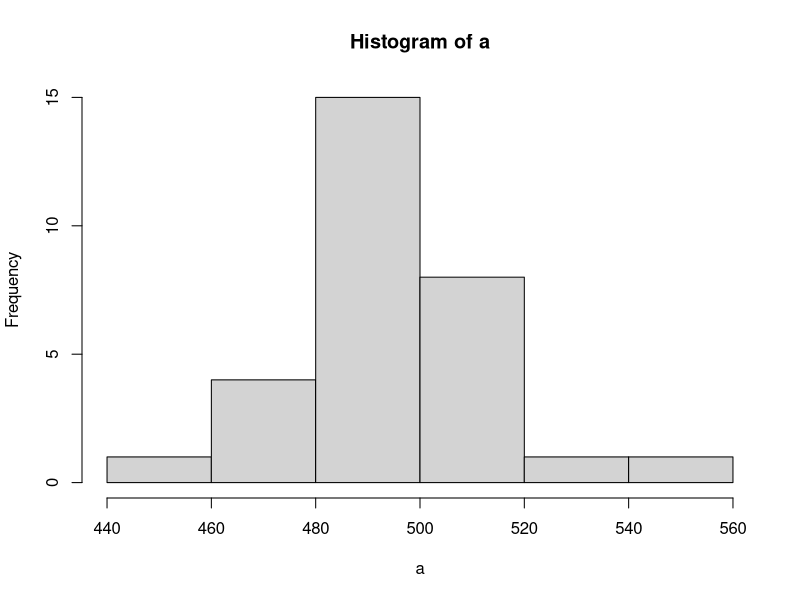
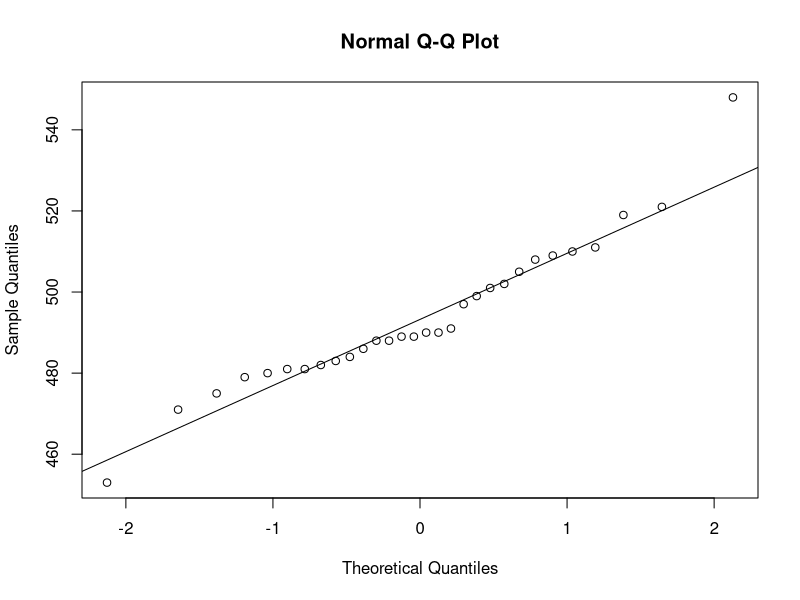
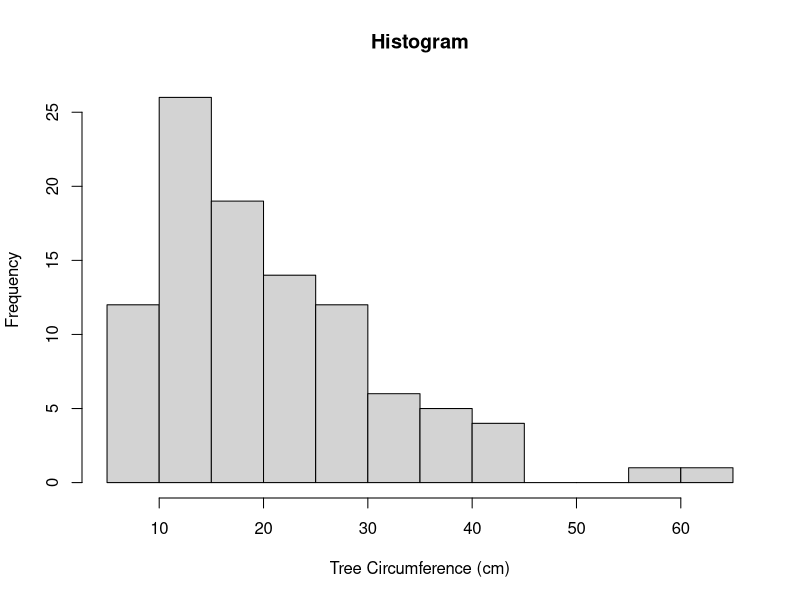
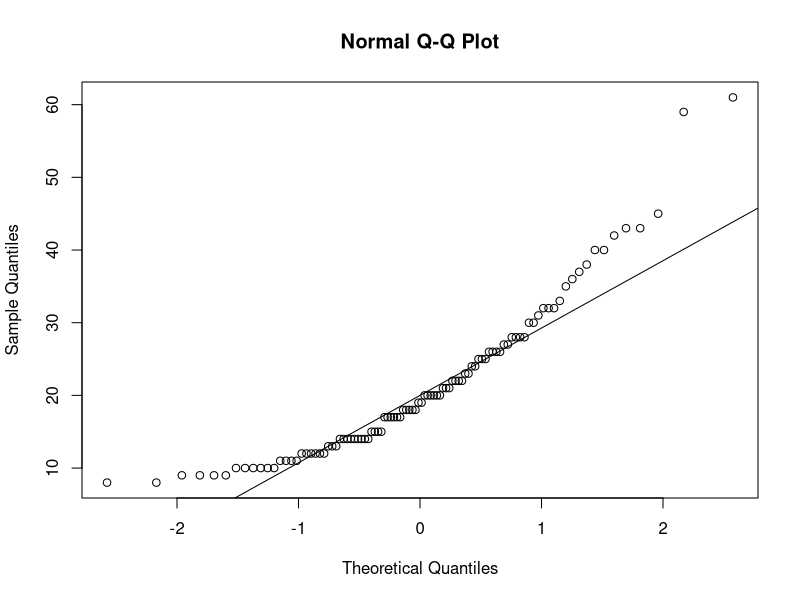
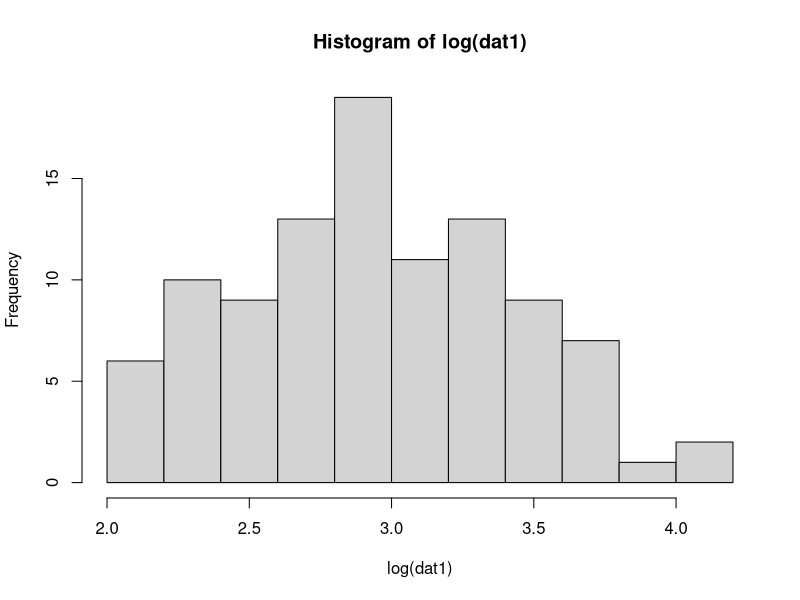
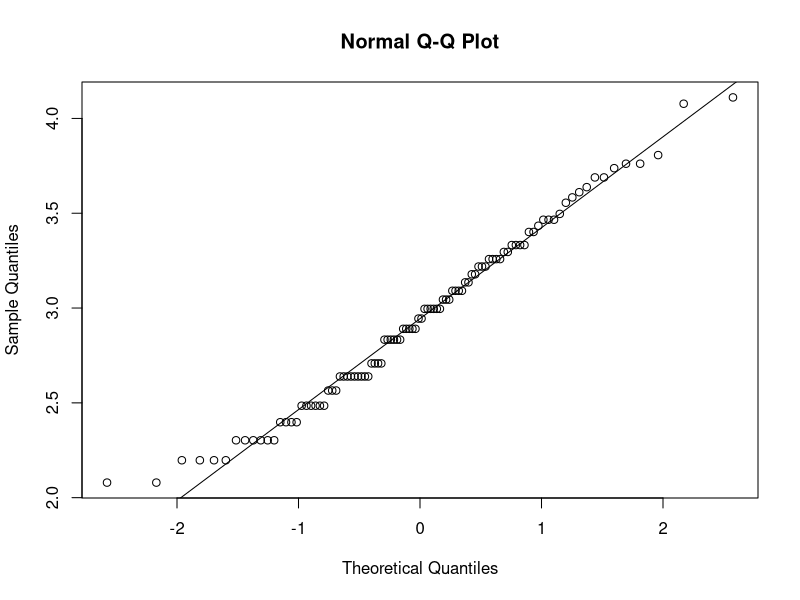
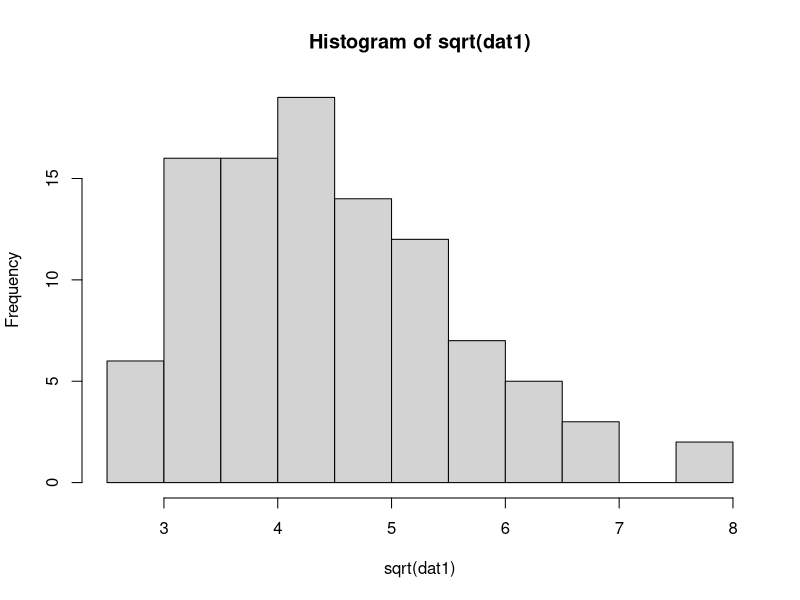
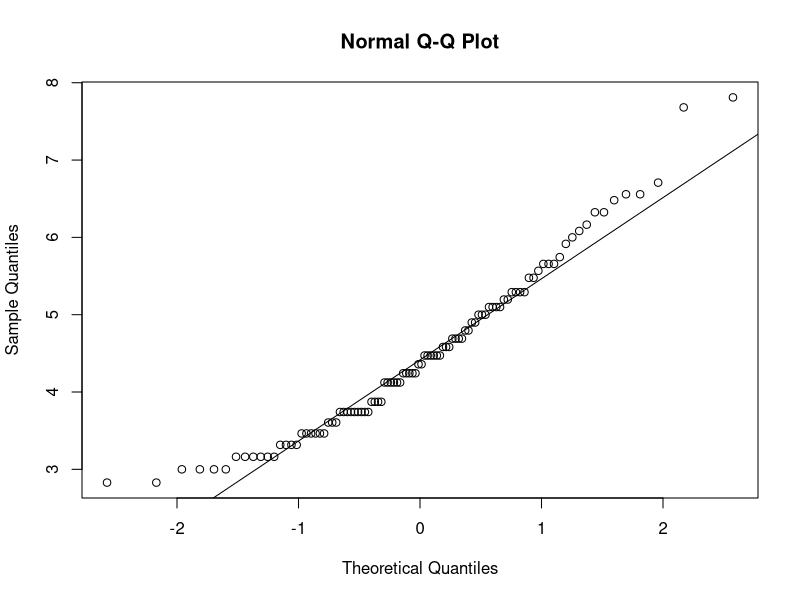

The R source for these figures, in order: (Note: this script raises an error after producing the figures.)
## ---- chunk 1
knitr::opts_chunk$set(echo = TRUE)
## ---- chunk 2
set.seed(1234)
a<-floor(rnorm(30,500,20))
a
hist(a)
shapiro.test(a)
qqnorm(a)
qqline(a)
## ---- chunk 3
set.seed(1245)
dat1<-round(exp(rnorm(100,3,.5)))
hist(dat1, main="Histogram", xlab="Tree Circumference (cm)")
mean(dat1)
mode(dat1)
median(dat1)
sd(dat1)
## ---- chunk 4
mean(dat1)
mode(dat1)
median(dat1)
sd(dat1)
## ---- chunk 5
qqnorm(dat1)
qqline(dat1)
## ---- chunk 6
hist(log(dat1))
qqnorm(log(dat1))
qqline(log(dat1))
## ---- chunk 7
hist(sqrt(dat1))
qqnorm(sqrt(dat1))
qqline(sqrt(dat1))
## ---- chunk 8
set.seed(123)
bb<-runif(8,1,100)

#look at shapiro.test
shapiro.test(bb)

#look at historgram
hist(bb)

#check out the qq-plots
qqnorm(bb)
qqline(bb)
## ---- chunk 9
set.seed(1234)
a<-floor(rnorm(30,500,20))
a
mean(a)
sd(a)

hist(a)
## ---- chunk 10
t.test(a,mu=500)
## ---- chunk 11
t.test(a,mu=500,alternative="less")
## ---- chunk 12
#calculate 95% confidence by hand
lower.ci<-mean(a)-qt(.975, df=29)*sd(a)/sqrt(length(a))
upper.ci<-mean(a)+qt(.975, df=29)*sd(a)/sqrt(length(a))
lower.ci
upper.ci

#calculate 95% CI with rule of thumb
lower.ci<-mean(a)-2*sd(a)/sqrt(length(a))
upper.ci<-mean(a)+2*sd(a)/sqrt(length(a))
lower.ci
upper.ci
## ---- chunk 13
set.seed(123)
wsb.TL<-round(runif(30,220,560),digits=1)
wsb.SL<-round(wsb.TL*runif(30,.8,.9), digits=1)
wsb.dat<-data.frame(cbind(wsb.TL,wsb.SL))
wsb.dat
write.csv(wsb.dat,"wsb.dat.csv",row.names=FALSE)
## ---- chunk 14
#read in the dataset
#read in wsb.dat.csv

#we are interested in if the tail is longer than 1/6
#multiplied by the average body length (deep tail)

# null hypothesis- difference <= 1/6*avg body length
# alternative hyp-  difference > 1/6*avg body length
#set working directory
wsb.dat<-read.csv("wsb.dat.csv") #read in the data
head(wsb.dat) #look at first 6 rows


summary(wsb.dat)
hist(wsb.dat$wsb.SL)
hist(wsb.dat$wsb.TL)
## ---- chunk 15
diff<-wsb.dat$wsb.TL-wsb.dat$wsb.SL
hist(diff)
## ---- chunk 16
qqnorm(diff)
qqline(diff)

shapiro.test(diff)
## ---- chunk 17
null.diff<-(1/6)*mean(wsb.dat$wsb.TL)

t.test(diff,mu=null.diff,alternative="greater")
## ---- chunk 18
x<-rnorm(40,5,2)
y<-rnorm(40,8,2)

var.test(x,y)
## ---- chunk 19
x1<-rnorm(40,5,2)
y1<-rnorm(40,8,4)

var.test(x1,y1)
## ---- chunk 20
B<-c(8.8, 8.4,7.9,8.7,9.1,9.6,8.3, 9.4, 8.7, 9.1, 10.0, 9.1) 
G<-c(9.9,9.0,11.1,9.6,8.7,10.4, 10.9, 11.0, 9.2, 10.1, 9.8, 9.7)
ray.weights.temp<-data.frame(cbind(B,G))
write.csv(ray.weights.temp,"ray.weightskg.csv",row.names=FALSE)

## ---- chunk 21
ray.weightskg<-read.csv("ray.weightskg.csv")
head(ray.weightskg)



B<-ray.weightskg$B
G<-ray.weightskg$G
## ---- chunk 22

hist(B)
hist(G)

shapiro.test(B)
shapiro.test(G)

qqnorm(B)
qqline(B)
qqnorm(G)
qqline(G)
## ---- chunk 23
var.test(B,G)
## ---- chunk 24
t.test(B,G, var.equal=TRUE)
## ---- chunk 25
#p-value <0.05, so we reject the null- they are difference
#We say that there is a statistically significant difference in the weights of rays from sites B and G.
## ---- chunk 26
Captive<-round(rnorm(100,15,1))
Wild<-round(rnorm(100,16,2)) 
salmon.test<-data.frame(cbind(Captive,Wild))
write.csv(salmon.test,"salmon.weight.csv",row.names=FALSE)
## ---- chunk 27
salmon<-read.csv("salmon.weight.csv")
Captive<-salmon$Captive
Wild<-salmon$Wild

hist(Captive)
hist(Wild)

shapiro.test(Captive)
shapiro.test(Wild)

qqnorm(Captive)
qqline(Captive)

qqnorm(Wild)
qqline(Wild)
## ---- chunk 28
var.test(Captive,Wild)
## ---- chunk 29
t.test(Wild, Captive, var.equal=F, alternative="greater")
